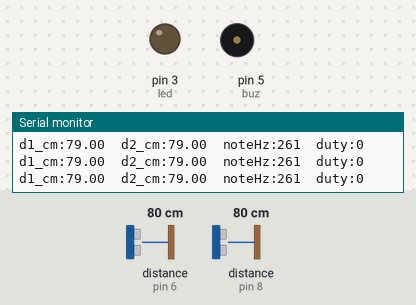
Recording of a sketch running on a simulated Arduino Uno, built with avr-gcc and run on an emulated ATmega328P. Parts: output pins drawn as LEDs (lit = HIGH), buzzer (waves = sounding), the last lines printed to the serial monitor. Wiring (inferred from the names in the program): 2 × ultrasonic range finder: trigger pin 7, echo pin 6 / trigger pin 9, echo pin 8. Inputs (shaded band) come from the test bench; at power-on: distance to the obstacle (sensors on pin 6, pin 8) 80 cm. The echo pulse lasts 58.3 µs per cm; pins used as bus, display or sensor lines are not drawn.

Above: at 0.77 s.
1.3 s: distance to the obstacle (sensor on pin 6) set to 18 cm
At 2.12 s:
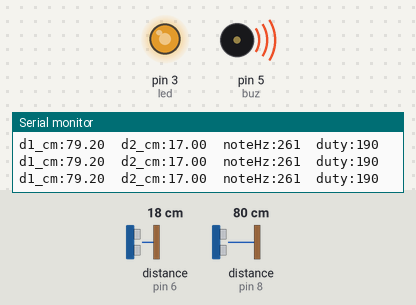
4.3 s: distance to the obstacle (sensor on pin 6) set to 2 cm
At 4.5 s:
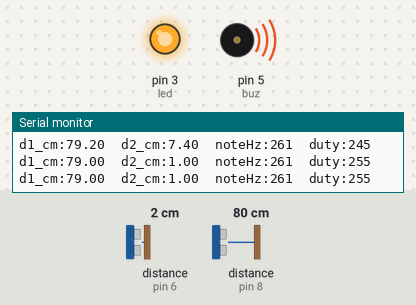
7.3 s: distance to the obstacle (sensor on pin 6) set to 35 cm
At 7.85 s:
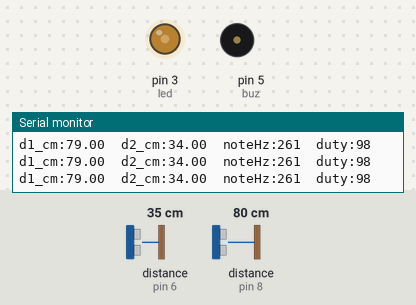
10.3 s: distance to the obstacle (sensor on pin 8) set to 250 cm
At 11.2 s:
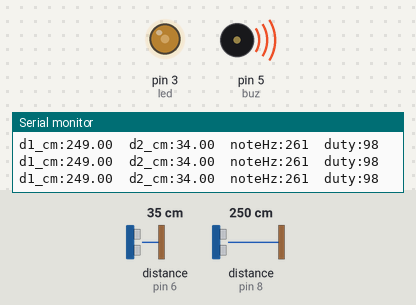
11.9 s: distance to the obstacle (sensor on pin 6) set to 120 cm
At 13.04 s:
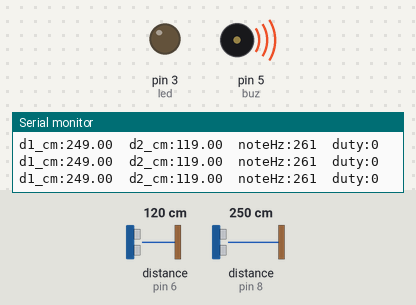
14.9 s: distance to the obstacle (sensor on pin 6) set to 47 cm
At 15.25 s:
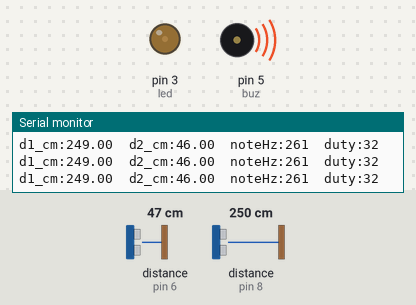
Timing chart, 0 to 18.9 s (numbered marks = the images above; inputs shaded):
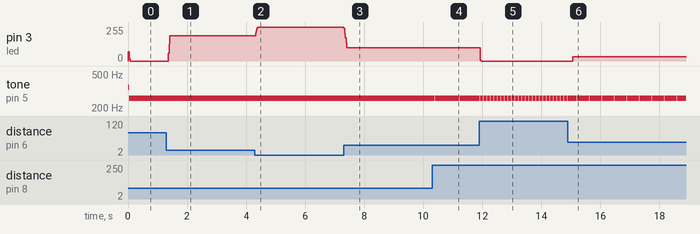

The sketch:

arduino_dual_theremin1.ino
```cpp
// Dual Ultrasonic Theremin with Scale Quantization & Moving Average Filtering
// - Pitch: HC-SR04 on TRIG D9, ECHO D8
// - Volume: HC-SR04 on TRIG D7, ECHO D6
// - Audio out: Piezo on D5
// - Optional LED brightness: D3 (PWM)
// - Serial Plotter: 4 labeled series printed every ~50 ms (115200 baud)

const int trig1 = 9, echo1 = 8; // Pitch sensor
const int trig2 = 7, echo2 = 6; // Volume sensor
const int buz   = 5;            // Piezo
const int led   = 3;            // Optional LED (PWM)
const int N     = 5;            // Moving average window size

// Scale in MIDI note numbers (C major, ~2 octaves from C4=60)
int scale[] = {60, 62, 64, 65, 67, 69, 71, 72,
               74, 76, 77, 79, 81, 83, 84};
int scaleLen = sizeof(scale) / sizeof(scale[0]);

long buf1[N], buf2[N]; // ring buffers for smoothing
int  idx = 0;

// ----- Ultrasonic helpers -----
long readUS(int t, int e) {
  digitalWrite(t, LOW); delayMicroseconds(2);
  digitalWrite(t, HIGH); delayMicroseconds(10);
  digitalWrite(t, LOW);
  return pulseIn(e, HIGH, 25000); // timeout 25ms (~4m)
}
float distCM(int t, int e) {
  long u = readUS(t, e);
  return u ? (u * 0.0343f / 2.0f) : 60.0f; // cap to 60 cm if no echo
}

// ----- Music helpers -----
float mtof(int m) { return 440.0f * pow(2.0f, (m - 69) / 12.0f); } // MIDI->Hz

int quantizeToScale(float freqHz) {
  float bestDiff = 1e9;
  int bestNote = scale[0];
  for (int i = 0; i < scaleLen; ++i) {
    float f = mtof(scale[i]);
    float d = fabs(f - freqHz);
    if (d < bestDiff) { bestDiff = d; bestNote = scale[i]; }
  }
  return bestNote;
}

// ----- Moving average smoothing -----
float smooth(long *buf, float val) {
  buf[idx] = (long)val;
  long sum = 0;
  for (int i = 0; i < N; ++i) sum += buf[i];
  return (float)sum / N;
}

void setup() {
  pinMode(trig1, OUTPUT); pinMode(echo1, INPUT);
  pinMode(trig2, OUTPUT); pinMode(echo2, INPUT);
  pinMode(buz, OUTPUT);
  pinMode(led, OUTPUT);

  for (int i = 0; i < N; ++i) { buf1[i] = 30; buf2[i] = 30; }

  Serial.begin(115200);
  // No header needed for Arduino Plotter when using label:value pairs
}

void loop() {
  static unsigned long lastPlot = 0;

  // Advance smoothing index
  idx = (idx + 1) % N;

  // Read & smooth distances (cm)
  float d1 = smooth(buf1, distCM(trig1, echo1)); // pitch control
  float d2 = smooth(buf2, distCM(trig2, echo2)); // volume control

  // Map pitch distance (5–50 cm) logarithmically to ~C4–C6
  // Base C4 = 261.6 Hz; (50 - d1)/25 spans ~2 octaves
  float freqIn = 261.6f * pow(2.0f, (50.0f - d1) / 25.0f);
  int   note   = quantizeToScale(freqIn);
  int   fHz    = (int)mtof(note);

  // Map volume distance (5–50 cm) to duty (perceptual: closer = louder)
  int duty = map((int)d2, 5, 50, 255, 10);
  duty = constrain(duty, 0, 255);

  // Audio + optional LED amplitude indicator
  tone(buz, fHz, 10);         // short tone burst; refreshed every loop
  analogWrite(led, duty);     // LED brightness proportional to volume

  // ---- Serial Plotter output: 4 labeled series, tab-separated ----
  if (millis() - lastPlot > 50) {  // ~20 Hz update for smooth graph
    lastPlot = millis();
    Serial.print("d1_cm:");   Serial.print(d1, 2);   Serial.print('\t');
    Serial.print("d2_cm:");   Serial.print(d2, 2);   Serial.print('\t');
    Serial.print("noteHz:");  Serial.print(fHz);     Serial.print('\t');
    Serial.print("duty:");    Serial.println(duty);
  }

  delay(10); // small pacing delay
}
```

Measured:
- after the input at 1.3 s, pin 3 (led): 0/255 → 190/255 after 0.07 s
- after the input at 4.3 s, pin 3 (led): 190/255 → 255/255 at once
- after the input at 7.3 s, pin 3 (led): 255/255 → 98/255 at once
- after the input at 10.3 s, tone on pin 5 (buz): alternates 261 Hz for 0.01 s and silent for 0.02 s, starting after 0.13 s
- after the input at 11.9 s, pin 3 (led): 98/255 → 0/255 at once
- after the input at 14.9 s, pin 3 (led): 0/255 → 32/255 after 0.17 s
- by itself, tone on pin 5 (buz): alternates 261 Hz for 0.01 s and silent for 0.01 s
